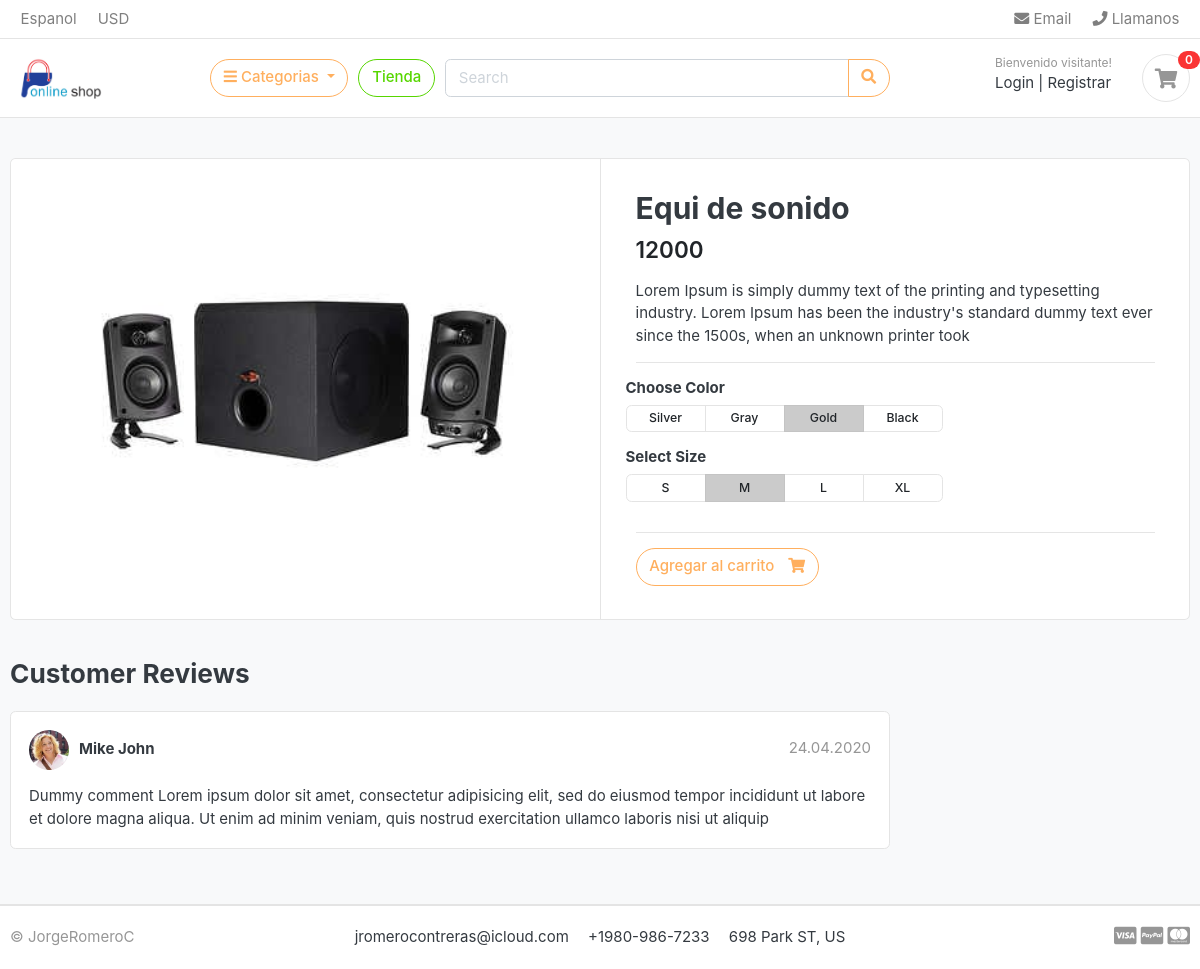
/store/musica/equi-de-sonido/, run on the app's committed database.
### store/models.py (models this page shows, shortened)
class Product(models.Model):
    product_name = models.CharField(max_length=200, unique=True)
    slug = models.CharField(max_length=200, unique=True)
    description = models.TextField(max_length=500, blank=True)
    price = models.IntegerField()
    images = models.ImageField(upload_to='photos/products')
    stock = models.IntegerField()
    is_available = models.BooleanField(default=True)
    category = models.ForeignKey(Category, on_delete=models.CASCADE)
    create_date = models.DateTimeField(auto_now_add=True)
    modified_date = models.DateTimeField(auto_now=True)

### store/views.py (the view)
# urls.py: path('<slug:category_slug>/<slug:product_slug>/',views.product_detail, name='product_detail'),
def product_detail(request, category_slug, product_slug):
    try:
        single_product = Product.objects.get(category__slug=category_slug, slug=product_slug)
    except Exception as e:
        raise e
    context = {
        'single_product': single_product,
    }
    return render(request, 'store/product_detail.html',context)

### category/context_processors.py (called while the page is built)
def menu_links(request):
    links = Category.objects.all()
    return dict(links=links)

### category/models.py (called while the page is built)
    def get_url(self):
        return reverse('products_by_category', args=[self.slug])

### templates/store/product_detail.html
{% extends 'base.html' %}
{% block content %}
<section class="section-content padding-y bg">
    <div class="container">
    <div class="card">
        <div class="row no-gutters">
            <aside class="col-md-6">
    <article class="gallery-wrap">
        <div class="img-big-wrap">
           <a href="#"><img src="{{ single_product.images.url }}"></a>
        </div>
    </article>
            </aside>
            <main class="col-md-6 border-left">
    <article class="content-body">
    <h2 class="title">{{ single_product.product_name }}</h2>
    <div class="mb-3">
        <var class="price h4">{{ single_product.price }}</var>
    </div>
    <p>{{ single_product.description }}</p>
    <hr>
        <div class="row">
            <div class="item-option-select">
                <h6>Choose Color</h6>
                <div class="btn-group btn-group-sm btn-group-toggle" data-toggle="buttons">
                  <label class="btn btn-light">
                    <input type="radio" name="radio_color"> Silver
                  </label>
                  <label class="btn btn-light">
                    <input type="radio" name="radio_color" > Gray
                  </label>
                  <label class="btn btn-light active">
                    <input type="radio" name="radio_color checked"> Gold
                  </label>
                  <label class="btn btn-light">
                    <input type="radio" name="radio_color"> Black
                  </label>
                </div>
            </div>
        </div>
        <div class="row">
            <div class="item-option-select">
                <h6>Select Size</h6>
                <div class="btn-group btn-group-sm btn-group-toggle" data-toggle="buttons">
                  <label class="btn btn-light">
                    <input type="radio" name="radio_color"> S
                  </label>
                  <label class="btn btn-light active">
                    <input type="radio" name="radio_color" checked> M
                  </label>
                  <label class="btn btn-light">
                    <input type="radio" name="radio_color"> L
                  </label>
                  <label class="btn btn-light">
                    <input type="radio" name="radio_color"> XL
                  </label>
                </div>
            </div>
        </div>
        <hr>
        {% if single_product.stock <= 0 %}
            <h5>No existe stock para este producto </h5>
        {% else %}
                <a href="{% url 'add_cart' single_product.id %}" class="btn  btn-primary"> <span class="text">Agregar al carrito</span> <i class="fas fa-shopping-cart"></i>  </a>
        {% endif %}
    </article>
            </main>
        </div>
    </div>
    <br>
    <div class="row">
                <div class="col-md-9">
        <header class="section-heading">
            <h3>Customer Reviews </h3>
        </header>
        <article class="box mb-3">
            <div class="icontext w-100">
                <img src="./images/avatars/avatar1.jpg" class="img-xs icon rounded-circle">
                <div class="text">
                    <span class="date text-muted float-md-right">24.04.2020 </span>
                    <h6 class="mb-1">Mike John </h6>
                </div>
            </div>
            <div class="mt-3">
                <p>
                    Dummy comment Lorem ipsum dolor sit amet, consectetur adipisicing elit, sed do eiusmod
                    tempor incididunt ut labore et dolore magna aliqua. Ut enim ad minim veniam,
                    quis nostrud exercitation ullamco laboris nisi ut aliquip
                </p>
            </div>
        </article>
        </div>
    </div>
    </div>
    </section>
{% endblock %}

### django_ecommerce/static/css/styles.css (style rules this page uses)
.btn { border-radius: 50px; }
.btn-primary { color: #ffaf5e !important; background-color: transparent !important; border-color: #ffaf5e !important; border-radius: 50px; }
a { color: #ffaf5e; }

### static/css/ui.css (style rules this page uses)
html { font-family: "Inter", sans-serif; font-size: 15px; }
.content-body { flex: 1 1 auto; padding: 2rem 2.3rem; }
.img-xs, .img-sm, .img-md, .img-lg { -o-object-fit: cover; object-fit: cover; flex-shrink: 0; flex-grow: 0; }
.img-xs { width: 40px; height: 40px; }
.padding-y { padding-top: 40px; padding-bottom: 40px; }
var { font-style: normal; }
article:after, .form-group:after { display: block; clear: both; content: ""; }
.bg { background-color: #f8f9fa; }
.section-heading { margin-bottom: 20px; margin-top: 15px; }
p:last-child { margin-bottom: 0; }
.btn-light { background-color: #fff; border-color: #e4e4e4; }
.btn .text + i { margin-left: 10px; }
.icontext { display: inline-flex; align-items: center; vertical-align: middle; }
.icontext .text { width: 100%; line-height: 1.2; }
.icontext .icon { position: relative; margin-right: 10px; flex-shrink: 0; flex-grow: 0; }
.price { font-weight: 600; color: #212529; }
.box { padding: 18px; background: #fff; border-radius: 0.37rem; border: 1px solid #e4e4e4; }
.box img { max-width: 100%; }
.gallery-wrap .img-big-wrap { margin-bottom: 10px; border-radius: 0.37rem; overflow: hidden; background-color: #fff; }
.gallery-wrap .img-big-wrap a { text-align: center; display: block; }
.gallery-wrap .img-big-wrap img { height: 450px; width: auto; display: inline-block; }
.item-option-select { margin-bottom: 1rem; display: inline-block; margin-right: 15px; }
.item-option-select .btn { min-width: 80px; }

### data on the page
Product: images (picture), product_name "Equi de sonido", price "12000", description "Lorem Ipsum is simply dummy text of the printing and typesetting industry. Lorem Ipsum has been the industry's standard dummy text ever since the 1500s, when an unknown printer took"
